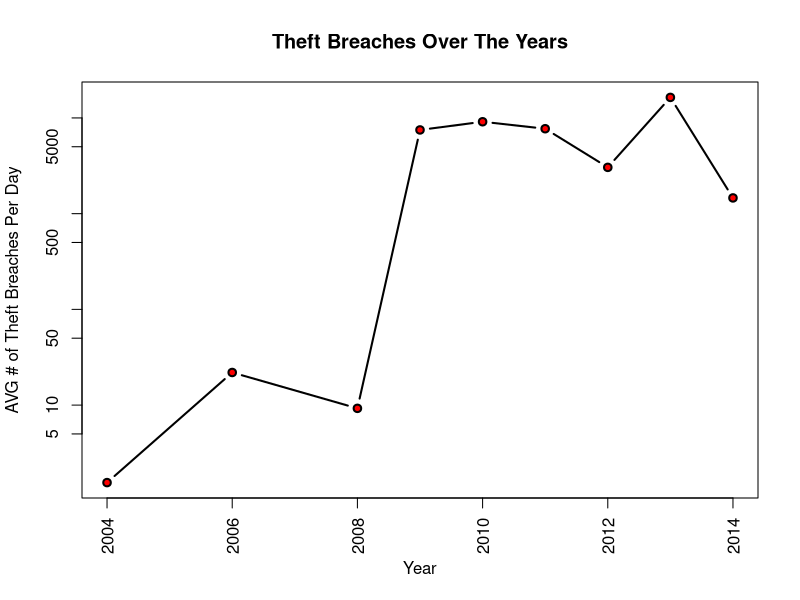
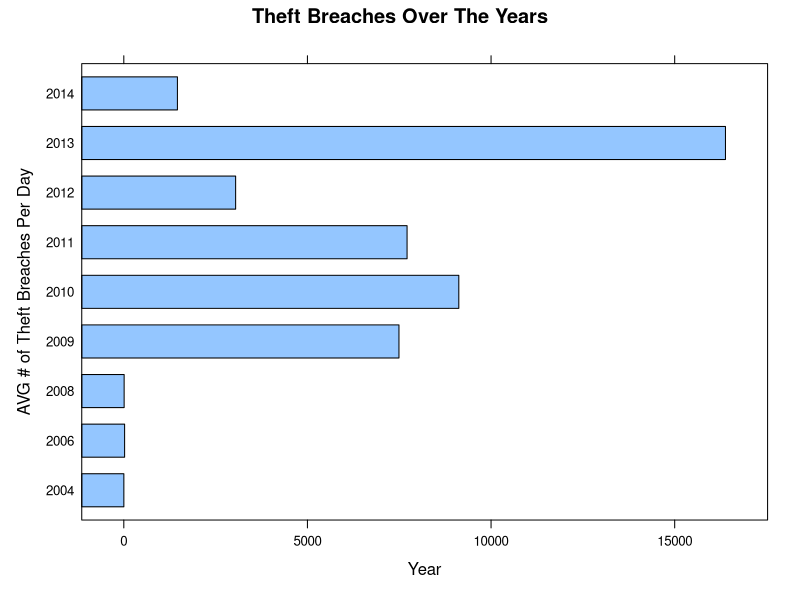
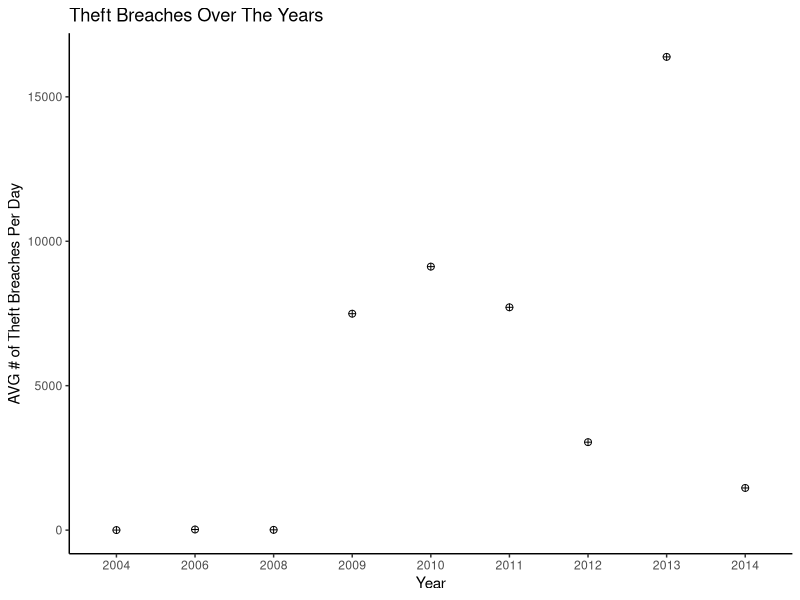

R code for these plots, in order:
#Libraries that I may need 
library(lattice)
library(ggplot2)
library(dplyr)
library(data.table)


#Load my data of Cyber Security Breaches of various types found on https://vincentarelbundock.github.io/Rdatasets/datasets.html
data <- read.csv("breaches.csv")

#deleting irrelevant columns manually (eep)
data <- data[,-1:-5]
data <- data[,-4:-8]
data <- data[,-2]

# Filtering only Theft breaches, this is what I personally chose to visualize 
data <- filter(data, Type_of_Breach == "Theft")

# aggergating the data to show the sum of all Theft Breaches by year 
# using this we bring all instances (breaches) into one row and gives us a much more robust data frame to visualize 
data<- with(data, aggregate(list(Individuals_Affected = Individuals_Affected), list(year = tolower(year)), sum))

#Using a base R plot function 

# I add a divided by 365 to give us an idea of how many theft breaches are occuring on a daily average scale
plot(data$year,data$Individuals_Affected/365,
     type = "b",
     pch = 21,
     bg = "red",
     col = "black",
     lwd = 2,
     xlab = "Year",
     las = 3,
     log = "y",
     ylab = "AVG # of Theft Breaches Per Day",
     main = "Theft Breaches Over The Years")

# now lets try to visualize using paul's lattice package 
barchart(data$year ~ data$Individuals_Affected/365, data = data,
         main = "Theft Breaches Over The Years",
         xlab = "Year",
         ylab = "AVG # of Theft Breaches Per Day")

# now lets use some ggplot2 action

ggplot(data, aes(x=year, y=Individuals_Affected/365)) +
  geom_point(size=2, shape=10) +
labs(title="Theft Breaches Over The Years",
     x="Year", y = "AVG # of Theft Breaches Per Day")+
  theme_classic()  
